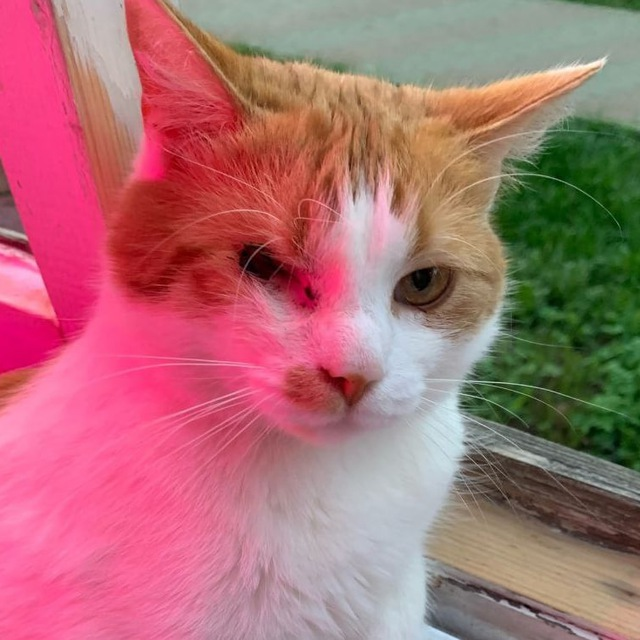
#> input picture lab3/cat.jpg, 640 x 640 px
$ python hough.py cat.jpg
#> lines starting #> are read from the running program, lines starting #| are printed output that depends on the picture
import sys
import cv2 as cv
import math

def main(argv: list[str]) -> None:
    if len(argv) < 1:
        print('Not enough parameters')
        print('Usage:')
        print('hough.py <path_to_image>')
        return -1

    # Load the image
    src = cv.imread(argv[0], cv.IMREAD_GRAYSCALE)
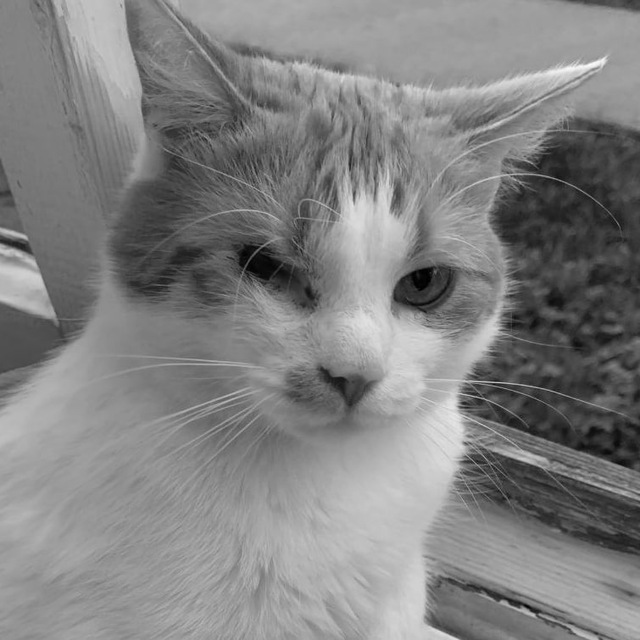
#> src: shape (640, 640); min 0, max 252, mean 129.4

    # Check if image is loaded fine
    if src is None:
        print('Error opening image: ' + argv[0])
        return -1

    canny = cv.Canny(src, 50, 200, None, 3)
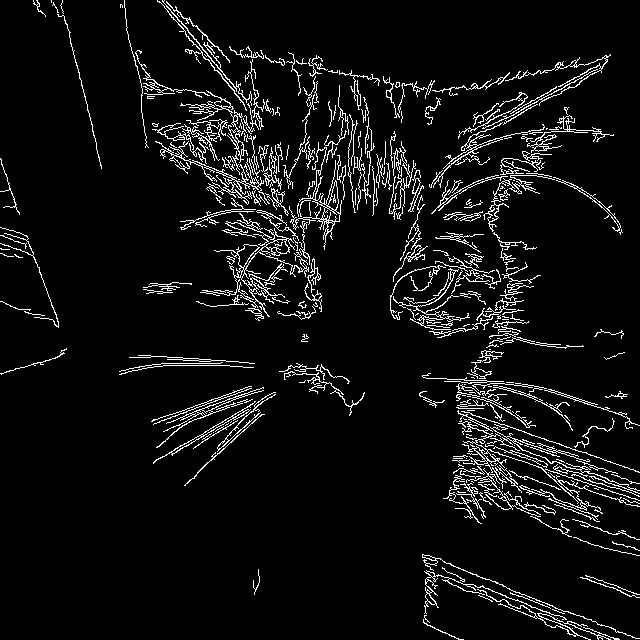
#> canny: shape (640, 640); 6.4% white in thin lines or dots
    colored = cv.cvtColor(canny, cv.COLOR_GRAY2BGR)
#> colored: shape (640, 640, 3); 6.4% white in thin lines or dots
    coloredP = colored.copy()
    lines = cv.HoughLines(canny, 1, math.pi / 180, 150, 0, 0)
#> lines = 38 rows, first 8: [-124, 2.44], [-121, 2.44], [-52, 2.36], [-21, 2.36], [-127, 2.46], [341, 1.08], [-71, 2.36], [-54, 2.36]
    for [line] in lines:
        rho = line[0]
        theta = line[1]
        a = math.cos(theta)
        b = math.sin(theta)
        x0 = a * rho
        y0 = b * rho
        pt1 = (int(x0 - 1000 * b), int(y0 + 1000 * a))
        pt2 = (int(x0 + 1000 * b), int(y0 - 1000 * a))
        cv.line(colored, pt1, pt2, (0, 0, 255), 3, cv.LINE_AA)
#> this loop made 38 passes
#> (rho, theta, a, b, x0, y0, pt1, pt2) on passes 1 to 10: (-124, 2.44, -0.766, 0.643, 94.99, -79.71, (-547, -845), (737, 686)), (-121, 2.44, -0.766, 0.643, 92.69, -77.78, (-550, -843), (735, 688)), (-52, 2.36, -0.707, 0.707, 36.77, -36.77, (-670, -743), (743, 670)), (-21, 2.36, -0.707, 0.707, 14.85, -14.85, (-692, -721), (721, 692)), (-127, 2.46, -0.777, 0.629, 98.7, -79.92, (-530, -857), (728, 697)), (341, 1.08, 0.469, 0.883, 160.1, 301.1, (-722, 770), (1043, -168)), (-71, 2.36, -0.707, 0.707, 50.2, -50.2, (-656, -757), (757, 656)), (-54, 2.36, -0.707, 0.707, 38.18, -38.18, (-668, -745), (745, 668)), (-62, 2.36, -0.707, 0.707, 43.84, -43.84, (-663, -750), (750, 663)), (-76, 2.36, -0.707, 0.707, 53.74, -53.74, (-653, -760), (760, 653))
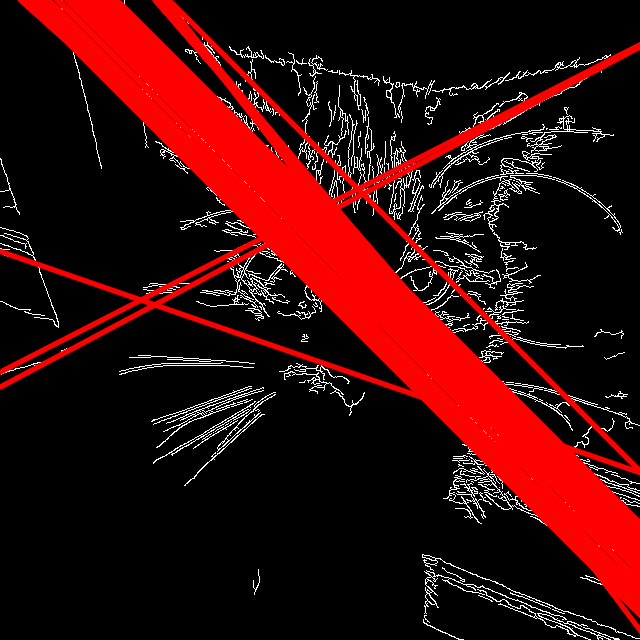
#> colored: shape (640, 640, 3); mean B, G, R 9.9, 9.9, 55

    linesP = cv.HoughLinesP(canny, 1, math.pi / 180, 50, None, 50, 10)
#> linesP = 196 rows, first 6: [162, 0, 261, 118], [197, 92, 332, 227], [157, 0, 263, 126], [252, 253, 322, 215], [259, 210, 317, 268], [444, 378, 530, 464]

    if linesP is not None:
        for [l] in linesP:
            cv.line(coloredP, (l[0], l[1]), (l[2], l[3]), (0, 0, 255), 3, cv.LINE_AA)
#> this loop made 196 passes
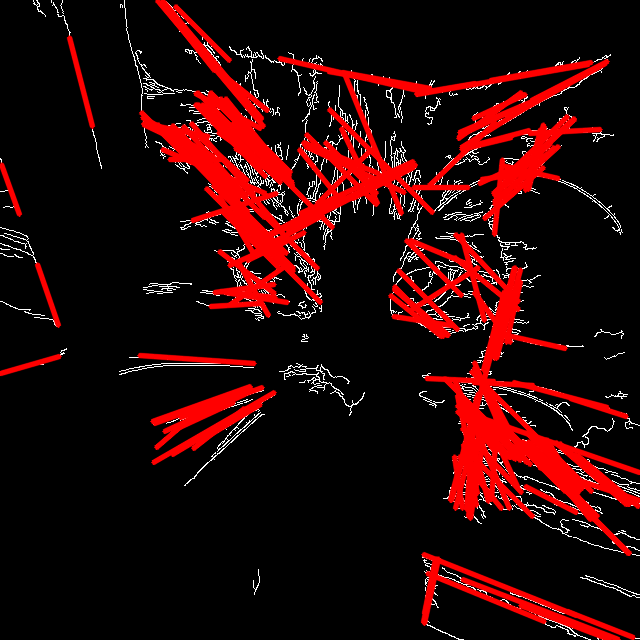
#> coloredP: shape (640, 640, 3); mean B, G, R 6.5, 6.5, 41

    cv.imshow("source", src)
    cv.imshow("standard hough", colored)
    cv.imshow("probobalistic hough", coloredP)

    cv.waitKey(0)
    return 0

if __name__ == "__main__":
    exit(main(sys.argv[1:]))
#> (the program exits here)
